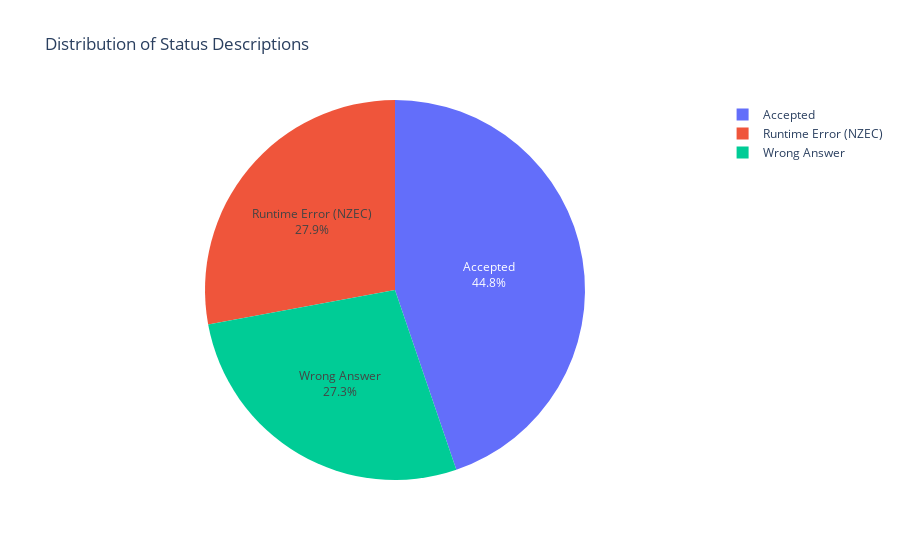
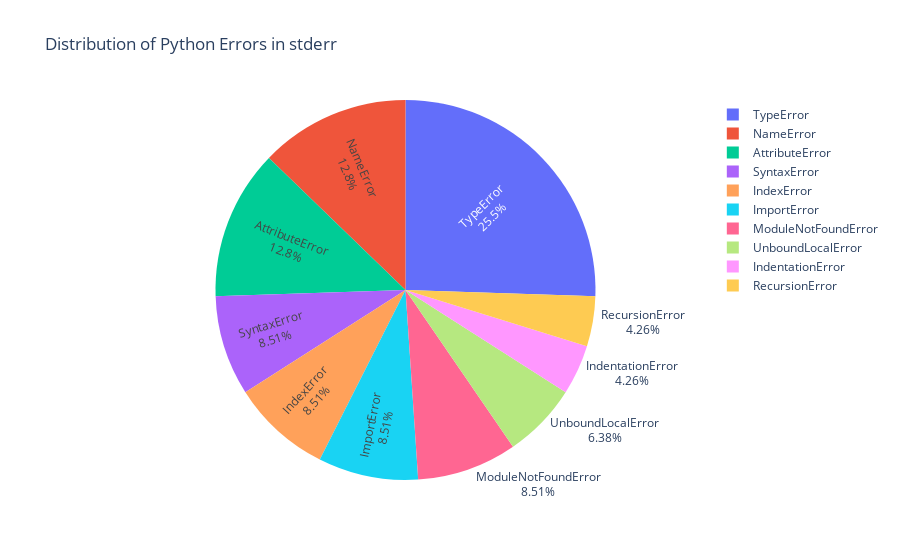
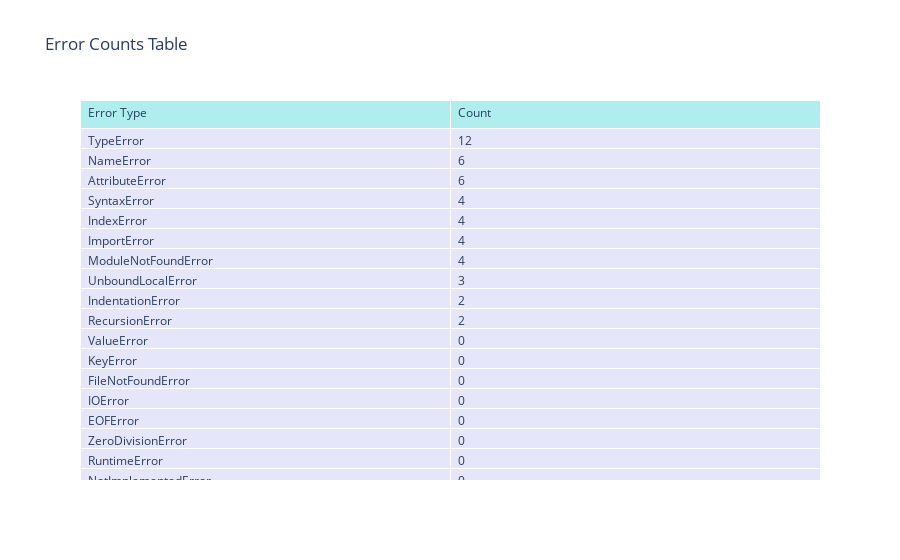

Write notebook code for charts like these, in order.
### Markdown cell above
### LLAMA ANALYSIS

### Code cell
llama_results_1 = get_normalized_df(f"{curr_dir}/dataset/P1/balanced_samples_llama_codegen_submissions.json")
get_submission_status_charts(llama_results_1)
analyze_runtime_errors(llama_results_1)

### Figure 1 — Plotly figure (JSON) as saved in the notebook; plotly's stock layout.template omitted (floating-point values rounded to 4 significant figures)
{"data": [{"domain": {"x": [0, 1], "y": [0, 1]}, "hovertemplate": "label=%{label}<br>value=%{value}<extra></extra>", "labels": ["Accepted", "Runtime Error (NZEC)", "Wrong Answer"], "legendgroup": "", "name": "", "showlegend": true, "textinfo": "percent+label", "textposition": "inside", "type": "pie", "values": [77, 48, 47]}], "layout": {"legend": {"tracegroupgap": 0}, "title": {"text": "Distribution of Status Descriptions"}}}

### Figure 2 — Plotly figure (JSON) as saved in the notebook; plotly's stock layout.template omitted (floating-point values rounded to 4 significant figures)
{"data": [{"insidetextorientation": "radial", "labels": ["SyntaxError", "IndentationError", "TypeError", "NameError", "IndexError", "AttributeError", "ImportError", "ModuleNotFoundError", "RecursionError", "UnboundLocalError"], "textinfo": "label+percent", "type": "pie", "values": [4, 2, 12, 6, 4, 6, 4, 4, 2, 3]}], "layout": {"title": {"text": "Distribution of Python Errors in stderr"}}}

### Figure 3 — Plotly figure (JSON) as saved in the notebook; plotly's stock layout.template omitted (floating-point values rounded to 4 significant figures)
{"data": [{"cells": {"align": "left", "fill": {"color": "lavender"}, "values": [["TypeError", "NameError", "AttributeError", "SyntaxError", "IndexError", "ImportError", "ModuleNotFoundError", "UnboundLocalError", "IndentationError", "RecursionError", "ValueError", "KeyError", "FileNotFoundError", "IOError", "EOFError", "ZeroDivisionError", "RuntimeError", "NotImplementedError", "MemoryError", "AssertionError", "OverflowError", "StopIteration", "PermissionError", "TimeoutError"], [12, 6, 6, 4, 4, 4, 4, 3, 2, 2, 0, 0, 0, 0, 0, 0, 0, 0, 0, 0, 0, 0, 0, 0]]}, "header": {"align": "left", "fill": {"color": "paleturquoise"}, "values": ["Error Type", "Count"]}, "type": "table"}], "layout": {"title": {"text": "Error Counts Table"}}}
